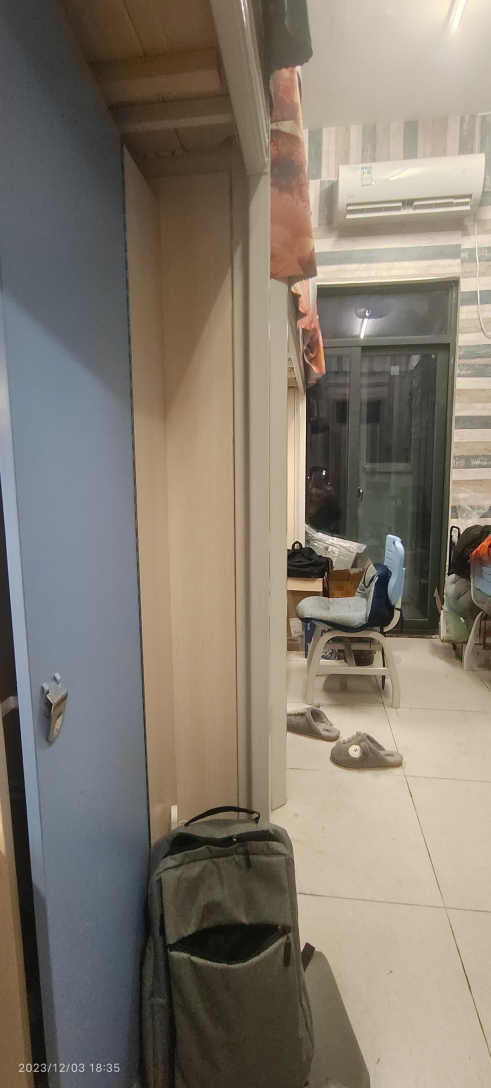
#> input picture images/image1-1.jpg, 1472 x 3264 px (shown at 1/3 size)
$ python betterSIFTCUTALL.py
#> lines starting #> are read from the running program, lines starting #| are printed output that depends on the picture
import numpy as np
import cv2 as cv
from matplotlib import pyplot as plt


# [73 lines left out: functions cv_show, remove_all_blackborder, remove_the_blackborder, not called in this run]


if __name__ == '__main__':
    top, bot, left, right = 500, 1500, 0, 1500  # ！！！！！
    img1 = cv.imread('images/image1-1.jpg')
#> img1 is the input picture: shape (3264, 1472, 3); mean B, G, R 110.2, 122.5, 131.2
    img2 = cv.imread('images/image1-2.jpg')
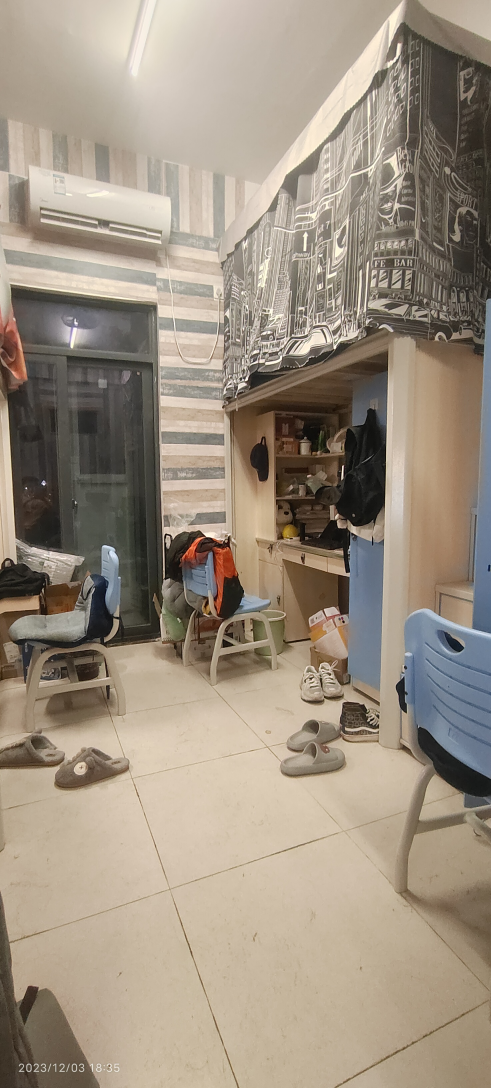
#> input picture images/image1-2.jpg, 1472 x 3264 px (shown at 1/3 size)
#> img2 is the input picture: shape (3264, 1472, 3); mean B, G, R 129.1, 144.8, 157.4
    # img1=cv.resize(img1,(0,0),fx=0.5,fy=0.5)#按比例缩放图像A
    # img2=cv.resize(img2,(0,0),fx=0.5,fy=0.5)#按比例缩放图像A
    srcImg = cv.copyMakeBorder(img1, top, bot, left, right, cv.BORDER_CONSTANT, value=(0, 0, 0))
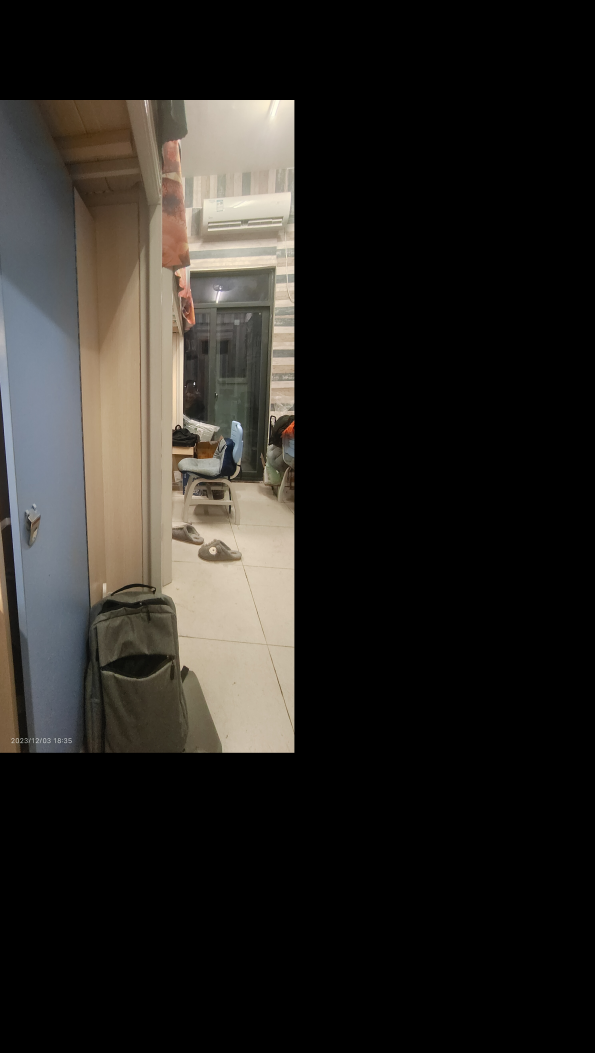
#> srcImg: shape (5264, 2972, 3) (shown at 1/5 size); mean B, G, R 33.8, 37.6, 40.3
    testImg = cv.copyMakeBorder(img2, top, bot, left, right, cv.BORDER_CONSTANT, value=(0, 0, 0))
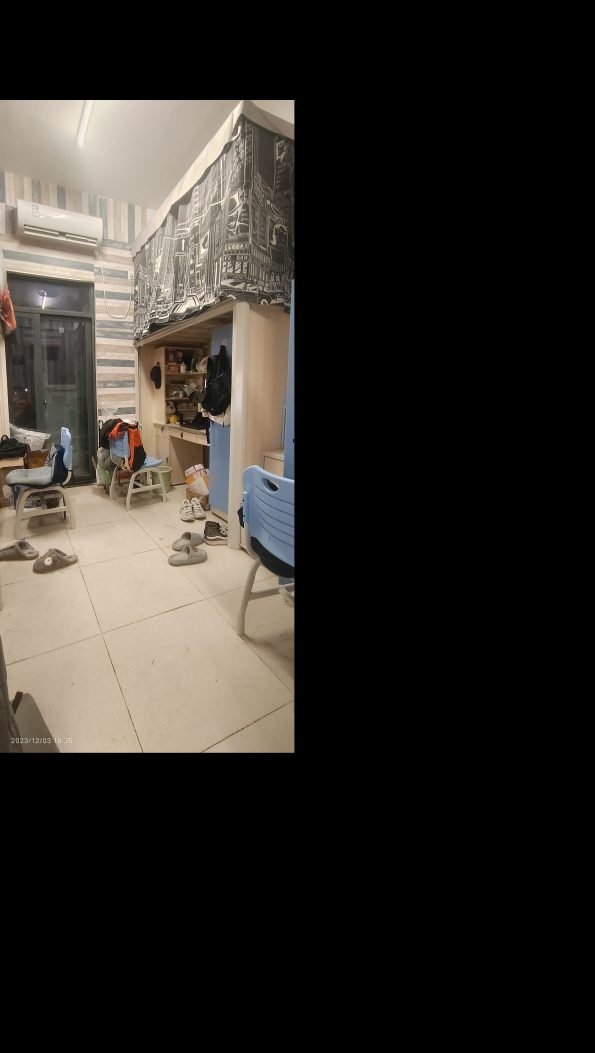
#> testImg: shape (5264, 2972, 3) (shown at 1/5 size); mean B, G, R 39.6, 44.5, 48.3
    img1gray = cv.cvtColor(srcImg, cv.COLOR_BGR2GRAY)
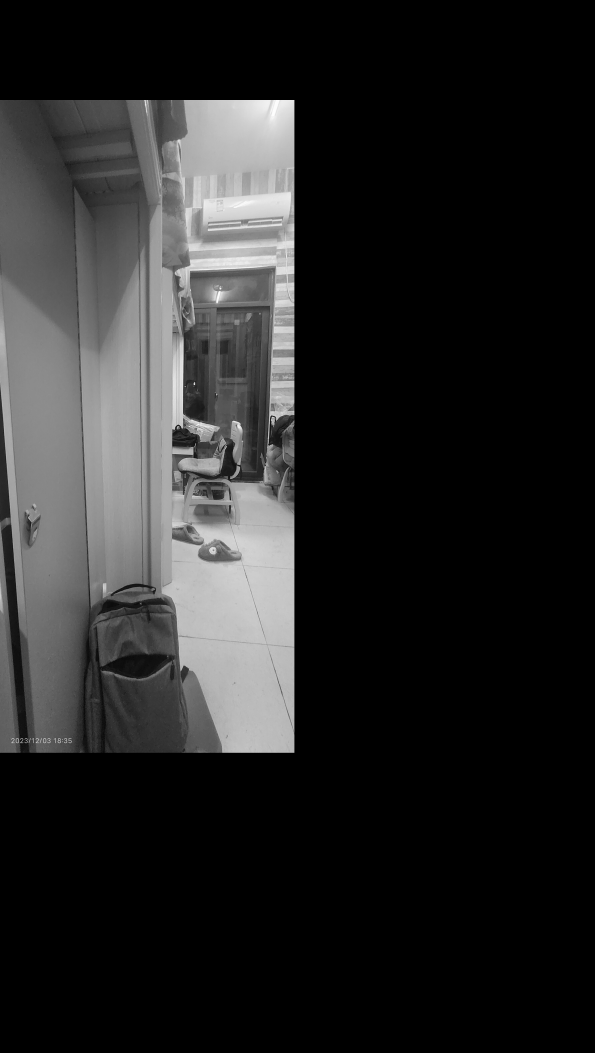
#> img1gray: shape (5264, 2972) (shown at 1/5 size); min 0, max 255, mean 38
    img2gray = cv.cvtColor(testImg, cv.COLOR_BGR2GRAY)
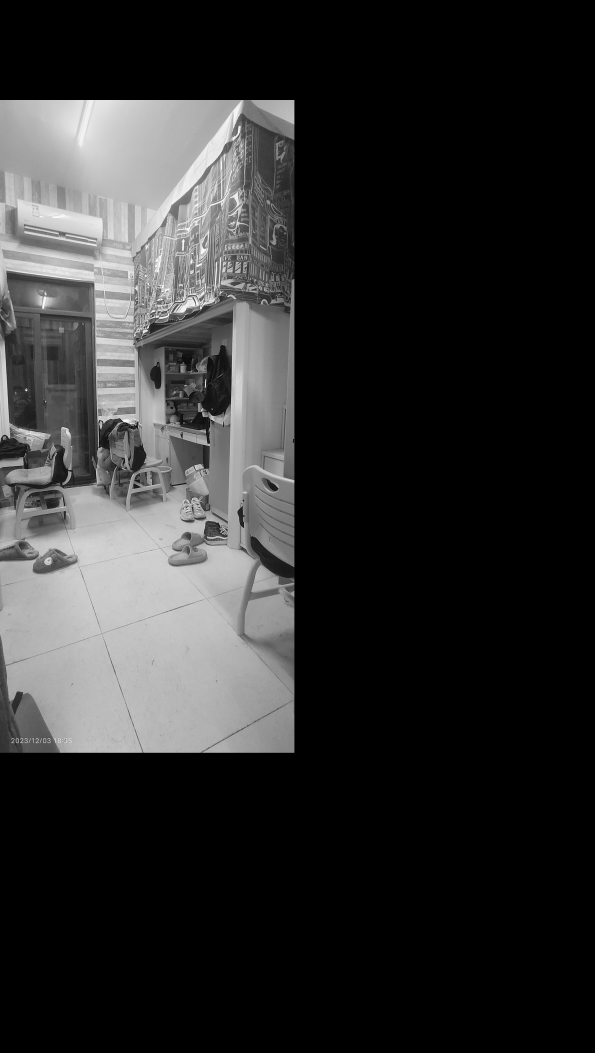
#> img2gray: shape (5264, 2972) (shown at 1/5 size); min 0, max 254, mean 45.1
    sift = cv.SIFT_create()
    # 检测A、B图片的SIFT关键特征点，并计算特征描述子
#> (the run stopped early here; a loop or call above may not have finished)
